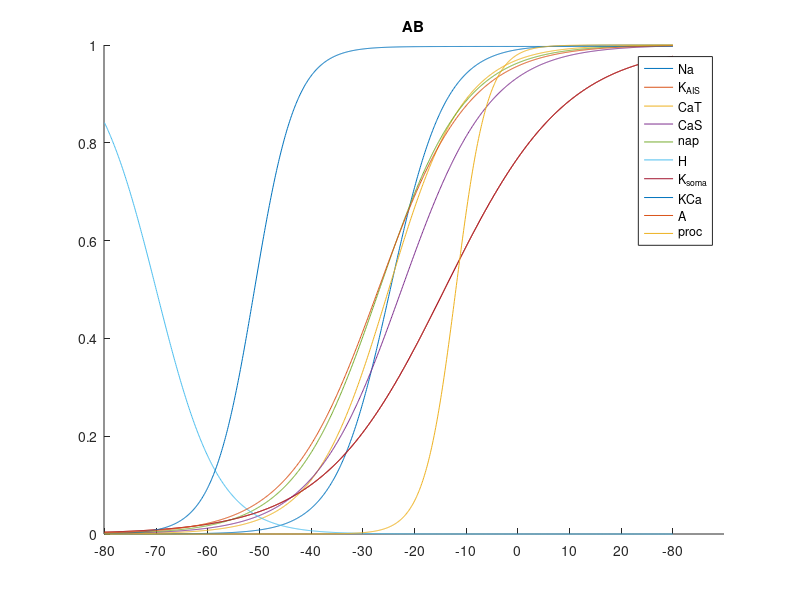
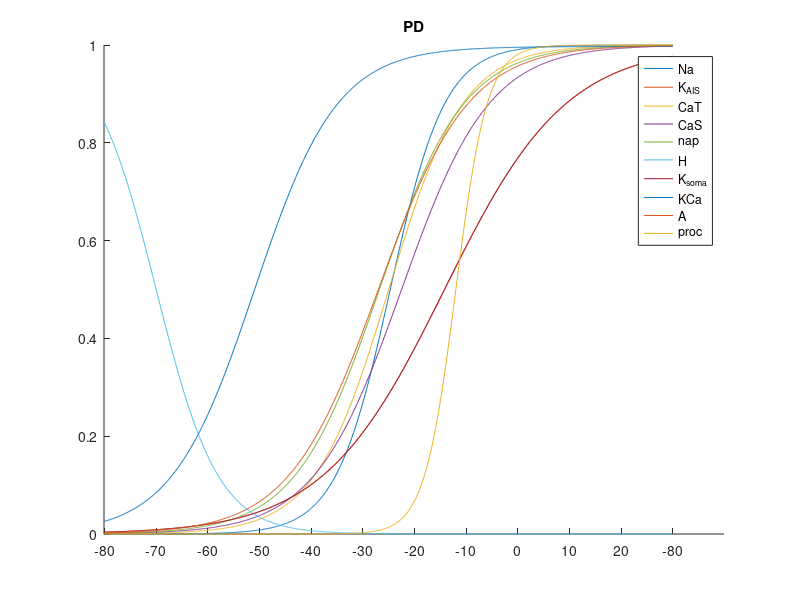

Write the MATLAB code that produced these figures, in order.
% Print out plots of steady state channel conductances
% (Note: code taken directly from model code and modified to plot steady state conditions.)

function plot_m_h
    min_voltage = -80; max_voltage = +30; voltage_step = 0.1; % [mV]

    ss_activations   = zeros(2,10,(max_voltage-min_voltage)/voltage_step  + 1);
    ss_inactivations = zeros(2,10,(max_voltage-min_voltage)/voltage_step  + 1);

    for neuron = 1:2
        for channel = 1:10

            index = 0;
            for V = min_voltage:0.1:max_voltage
                index = index+1;

                if neuron == 1, neuron_type = 1; else neuron_type = 2; end

                %Ca = Ca * 10^6; % Convert intracellular [Ca++] from Mol to μM. (Elsewhere [Ca++] is always in Mol.)
                Ca = 10000; % TEMP. FIX!!!!!!!!!!!!!!!!!!!!!!!!

                % Channel dynamics functions table.
                Na=1; K_AIS=2; CaT=3; CaS=4; nap=5; H=6; K_soma=7; KCa=8; A=9; proc=10; % Enumeration of all the currents.

                switch channel
                    case Na % I_Na (Axon initial segment)
                        m_inf = sigmoid(-1, 24.7, 5.29, V);
                        h_inf = sigmoid(+1, 48.9, 5.18, V);
                        tau_m = tau_sigmoid(1.32, -1.26, -1,  120, 25, V);
                        tau_h = tau_sigmoid(0,     0.67, -1, 62.9, 10, V)  * tau_sigmoid(1.5, 1, +1, 34.9, 3.6, V);

                    case CaT % I_CaT
                        m_inf = sigmoid(-1, 25, 7.2, V);
                        h_inf = sigmoid(+1, 36, 7  , V);
                        tau_m = tau_sigmoid(55, -49.5, -1, 58, 17, V);
                        switch neuron_type
                            case 1 % AB
                                tau_h = tau_sigmoid(87.5,  -75, -1, 50, 16.9, V);
                            case 2 % PD
                                tau_h = tau_sigmoid(350,  -300, -1, 50, 16.9, V);
                            otherwise 
                                STOP
                        end

                    case CaS % I_CaS
                        m_inf = sigmoid(-1, 22.5, 8.5, V);
                        tau_m = tau_sigmoid(16, -13.1, -1, 25.1, 26.4, V);

                    case nap % I_NaP
                        m_inf = sigmoid(-1, 26.8, 8.2, V);
                        h_inf = sigmoid( 1, 48.5, 4.8, V);
                        tau_m = tau_sigmoid(19.8, -10.7, -1, 26.5,  8.6,  V);
                        tau_h = tau_sigmoid(666,  -379,  -1, 33.6,  11.7, V);

                    case H % I_h
                        m_inf = sigmoid( 1, 70, 6, V);
                        tau_m = tau_sigmoid(272, +1499, -1, 42.2, 8.73, V);

                    case {K_AIS, K_soma} % I_K {axon initial segment, soma}
                        m_inf = sigmoid(-1, 14.2, 11.8, V);
                        tau_m = tau_sigmoid( 7.2, -6.4, -1, 28.3, 19.2, V);

                    case KCa % I_KCa
                        switch neuron_type
                            case 1
                                m_inf = Ca/(Ca + 30) * sigmoid(-1, 51, 4, V);
                            case 2
                                m_inf = Ca/(Ca + 30) * sigmoid(-1, 51, 8, V);
                            otherwise 
                                STOP
                        end        
                        tau_m = tau_sigmoid(90.3, -75.09, -1, 46, 22.7, V);

                    case A % I_A 
                        m_inf = sigmoid( -1, 27,   8.7,  V);
                        h_inf = sigmoid( +1, 56.9, 4.9,  V);
                        tau_m = tau_sigmoid( 11.6, -10.4, -1, 32.9, 15.2,  V);
                        tau_h = tau_sigmoid( 38.6, -29.2, -1, 38.9, 26.5,  V);    

                    case proc % I_proc
                        m_inf = sigmoid( -1, 12, 3.05,   V);
                        tau_m = 0.5*10^-3;

                    otherwise
                        STOP

                end
            ss_activations(neuron, channel, index)   = m_inf;
            ss_inactivations(neuron, channel, index) = h_inf;
            end
        end
    end

    for neuron = 1:2
        figure
        hold on

        plot(squeeze(ss_activations(neuron, :, :))')
        %legend('Na',  'K_A_I_S', 'CaT', 'CaS', 'nap', 'H', 'K_s_o_m_a')
        legend('Na',  'K_A_I_S', 'CaT', 'CaS', 'nap', 'H', 'K_s_o_m_a', 'KCa', 'A', 'proc')

        set(gca,'XTick', 1:10/voltage_step:(max_voltage-min_voltage)/voltage_step +1)
        voltages = ['-80';'-70';'-60';'-50';'-40';'-30';'-20';'-10';'  0';' 10';' 20'];        
        %voltages = ['-80';'-60';'-40';'-20';'  0';' 20'];
        set(gca,'XTickLabel',voltages)
        if neuron == 1 
            title('AB');
        else
            title('PD')
        end
    end
end


% Sigmoid functions for calculating channel dynamics
function [answer] = sigmoid(a,b,c, V)
    answer = 1/(1+exp(a*(V+b)/c));
end

function[tau] = tau_sigmoid(a, b, c, d, e, V)
        tau = (a + b/(1+exp(c*(V+d)/e)))*10^-3;
end